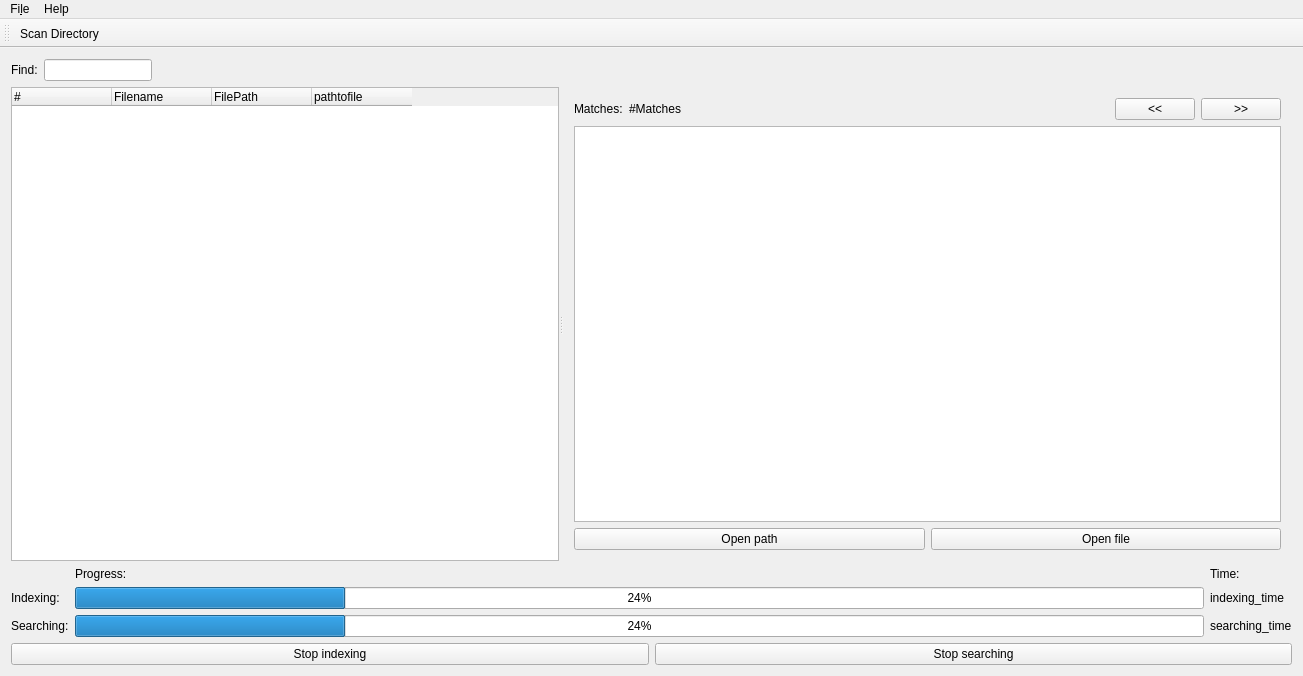
<?xml version="1.0" encoding="UTF-8"?>
<ui version="4.0">
 <class>MainWindow</class>
 <widget class="QMainWindow" name="MainWindow">
  <property name="geometry">
   <rect>
    <x>0</x>
    <y>0</y>
       <width>1303</width>
       <height>676</height>
   </rect>
  </property>
  <property name="windowTitle">
   <string>MainWindow</string>
  </property>
  <widget class="QWidget" name="centralWidget">
      <layout class="QVBoxLayout" name="verticalLayout_2">
          <item>
              <layout class="QHBoxLayout" name="horizontalLayout_3">
                  <item>
                      <widget class="QLabel" name="label_find">
                          <property name="sizePolicy">
                              <sizepolicy hsizetype="Preferred" vsizetype="Fixed">
                                  <horstretch>0</horstretch>
                                  <verstretch>0</verstretch>
                              </sizepolicy>
                          </property>
                          <property name="text">
                              <string>Find:</string>
                          </property>
                      </widget>
                  </item>
                  <item>
                      <widget class="QLineEdit" name="lineEdit_string">
                          <property name="sizePolicy">
                              <sizepolicy hsizetype="Fixed" vsizetype="Fixed">
                                  <horstretch>0</horstretch>
                                  <verstretch>0</verstretch>
                              </sizepolicy>
                          </property>
                      </widget>
                  </item>
                  <item>
                      <spacer name="horizontalSpacer">
                          <property name="orientation">
                              <enum>Qt::Horizontal</enum>
                          </property>
                          <property name="sizeType">
                              <enum>QSizePolicy::Expanding</enum>
                          </property>
                          <property name="sizeHint" stdset="0">
                              <size>
                                  <width>40</width>
                                  <height>20</height>
                              </size>
                          </property>
                      </spacer>
                  </item>
              </layout>
          </item>
          <item>
              <widget class="QSplitter" name="splitter">
                  <property name="sizePolicy">
                      <sizepolicy hsizetype="Expanding" vsizetype="Expanding">
                          <horstretch>0</horstretch>
                          <verstretch>0</verstretch>
                      </sizepolicy>
                  </property>
                  <property name="orientation">
                      <enum>Qt::Horizontal</enum>
                  </property>
                  <widget class="QTreeWidget" name="treeWidget">
                      <property name="sizePolicy">
                          <sizepolicy hsizetype="Expanding" vsizetype="Expanding">
                              <horstretch>0</horstretch>
                              <verstretch>0</verstretch>
                          </sizepolicy>
                      </property>
                      <attribute name="headerMinimumSectionSize">
                          <number>100</number>
                      </attribute>
                      <attribute name="headerStretchLastSection">
                          <bool>false</bool>
                      </attribute>
                      <column>
                          <property name="text">
                              <string>#</string>
                          </property>
                      </column>
                      <column>
                          <property name="text">
                              <string>Filename</string>
                          </property>
                      </column>
                      <column>
                          <property name="text">
                              <string>FilePath</string>
                          </property>
                      </column>
                      <column>
                          <property name="text">
                              <string>pathtofile</string>
                          </property>
                      </column>
                  </widget>
                  <widget class="QWidget" name="">
                      <layout class="QVBoxLayout" name="verticalLayout">
                          <item>
                              <layout class="QHBoxLayout" name="horizontalLayout_2">
                                  <item>
                                      <widget class="QLabel" name="label_matches">
                                          <property name="text">
                                              <string>Matches:</string>
                                          </property>
                                      </widget>
                                  </item>
                                  <item>
                                      <widget class="QLabel" name="label_matches_count">
                                          <property name="text">
                                              <string>#Matches</string>
                                          </property>
                                      </widget>
                                  </item>
                                  <item>
                                      <spacer name="horizontalSpacer_2">
                                          <property name="orientation">
                                              <enum>Qt::Horizontal</enum>
                                          </property>
                                          <property name="sizeHint" stdset="0">
                                              <size>
                                                  <width>40</width>
                                                  <height>20</height>
                                              </size>
                                          </property>
                                      </spacer>
                                  </item>
                                  <item>
                                      <widget class="QPushButton" name="pushButton_previous">
                                          <property name="text">
                                              <string>&lt;&lt;</string>
                                          </property>
                                      </widget>
                                  </item>
                                  <item>
                                      <widget class="QPushButton" name="pushButton_next">
                                          <property name="text">
                                              <string>&gt;&gt;</string>
                                          </property>
                                      </widget>
                                  </item>
                              </layout>
                          </item>
                          <item>
                              <widget class="QTextEdit" name="textEdit"/>
                          </item>
                          <item>
                              <layout class="QHBoxLayout" name="horizontalLayout_4">
                                  <item>
                                      <widget class="QPushButton" name="pushButton_open_path">
                                          <property name="text">
                                              <string>Open path</string>
                                          </property>
                                      </widget>
                                  </item>
                                  <item>
                                      <widget class="QPushButton" name="pushButton_open_file">
                                          <property name="text">
                                              <string>Open file</string>
                                          </property>
                                      </widget>
                                  </item>
                              </layout>
                          </item>
                      </layout>
                  </widget>
              </widget>
          </item>
          <item>
              <layout class="QGridLayout" name="gridLayout">
                  <item row="2" column="1">
                      <widget class="QProgressBar" name="progressBar_searching">
                          <property name="value">
                              <number>24</number>
                          </property>
                      </widget>
                  </item>
                  <item row="1" column="2">
                      <widget class="QLabel" name="label_indexing_time">
                          <property name="text">
                              <string>indexing_time</string>
                          </property>
                      </widget>
                  </item>
                  <item row="1" column="1">
                      <widget class="QProgressBar" name="progressBar_indexing">
                          <property name="value">
                              <number>24</number>
                          </property>
                      </widget>
                  </item>
                  <item row="2" column="0">
                      <widget class="QLabel" name="label_searching">
                          <property name="text">
                              <string>Searching:</string>
                          </property>
                      </widget>
                  </item>
                  <item row="2" column="2">
                      <widget class="QLabel" name="label_searching_time">
                          <property name="text">
                              <string>searching_time</string>
                          </property>
                      </widget>
                  </item>
                  <item row="0" column="2">
                      <widget class="QLabel" name="label_time">
                          <property name="text">
                              <string>Time:</string>
                          </property>
                      </widget>
                  </item>
                  <item row="1" column="0">
                      <widget class="QLabel" name="label_indexing">
                          <property name="text">
                              <string>Indexing:</string>
                          </property>
                      </widget>
                  </item>
                  <item row="0" column="1">
                      <widget class="QLabel" name="label_progress">
                          <property name="text">
                              <string>Progress:</string>
                          </property>
                      </widget>
                  </item>
              </layout>
          </item>
          <item>
              <layout class="QHBoxLayout" name="horizontalLayout">
                  <item>
                      <widget class="QPushButton" name="pushButton_stop_indexing">
                          <property name="text">
                              <string>Stop indexing</string>
                          </property>
                      </widget>
                  </item>
                  <item>
                      <widget class="QPushButton" name="pushButton_stop_searching">
                          <property name="text">
                              <string>Stop searching</string>
                          </property>
                      </widget>
                  </item>
              </layout>
    </item>
   </layout>
  </widget>
  <widget class="QMenuBar" name="menuBar">
   <property name="geometry">
    <rect>
     <x>0</x>
     <y>0</y>
        <width>1303</width>
        <height>25</height>
    </rect>
   </property>
   <widget class="QMenu" name="menuFile">
    <property name="title">
     <string>Fi&amp;le</string>
    </property>
    <addaction name="actionScan_Directory"/>
    <addaction name="separator"/>
    <addaction name="actionExit"/>
   </widget>
   <widget class="QMenu" name="menuHelp">
    <property name="title">
     <string>Help</string>
    </property>
    <addaction name="actionAbout"/>
   </widget>
   <addaction name="menuFile"/>
   <addaction name="menuHelp"/>
  </widget>
  <widget class="QToolBar" name="toolBar">
   <property name="windowTitle">
    <string>toolBar</string>
   </property>
   <attribute name="toolBarArea">
    <enum>TopToolBarArea</enum>
   </attribute>
   <attribute name="toolBarBreak">
    <bool>false</bool>
   </attribute>
   <addaction name="actionScan_Directory"/>
  </widget>
  <action name="actionScan_Directory">
   <property name="text">
    <string>&amp;Scan Directory...</string>
   </property>
  </action>
  <action name="actionExit">
   <property name="text">
    <string>&amp;Exit</string>
   </property>
  </action>
  <action name="actionAbout">
   <property name="text">
    <string>About</string>
   </property>
  </action>
 </widget>
 <layoutdefault spacing="6" margin="11"/>
 <resources/>
 <connections/>
</ui>
